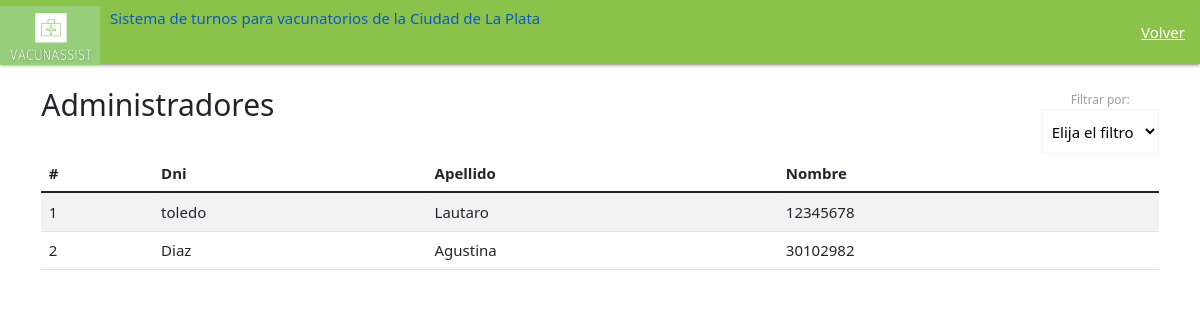
Screenshot of /lista-de-administradores/ with the database file from the repository.
### main/models.py (models this page shows, shortened)
class Administrador(models.Model):
    administrador_nombre= models.CharField(max_length=200)
    administrador_apellido= models.CharField(max_length=20)
    administrador_fechaNac= models.DateTimeField("fecha nacimiento")
    administrador_zona= models.CharField(max_length=200)
    administrador_dni= models.IntegerField()
    contraseña = models.CharField(max_length=200)
    administrador_email= models.EmailField(max_length=254)
    codigo= models.IntegerField()

### main/views.py (the view)
# urls.py: path('lista-de-administradores/', views.lista_administradores, name= 'lista_administradores' ),
def lista_administradores(request):
    administradorList= Administrador.objects.all()
    return render(request,"main/listado-administradores.html",{"administradores" : administradorList})

### main/templates/main/listado-administradores.html (shortened to what this page needs)
<!DOCTYPE html>
{% load static %}
<html lang="en" dir="ltr">
  <head>
        <link rel="stylesheet" href="https://cdnjs.cloudflare.com/ajax/libs/materialize/1.0.0/css/materialize.min.css">
        <link type='text/css' href="{% static 'css/estilo.css' %}" rel="stylesheet" />
        <link href="https://cdn.jsdelivr.net/npm/bootstrap@5.1.3/dist/css/bootstrap.min.css" rel="stylesheet">
    <link href="https://cdn.jsdelivr.net/npm/bootstrap@5.1.3/dist/css/bootstrap.min.css" rel="stylesheet">
    <nav>
        <div class="nav-wrapper  light-green">
          <a href="/" class="brand-logo">
            <img src="{% static 'imagenes/Logo_VacunAssist_recortado.png' %}" class="img-fluid" width="100" height="66">
          <div class="right"  style="margin: 9px 0px 0px 10px">
            <h6>Sistema de turnos para vacunatorios de la Ciudad de La Plata</h6>
            </div>
          </a>
          <ul id="nav-mobile" class="right hide-on-med">
            <li><a href="/inicio_admin/">Volver</a></li>
          </ul>
        </div>
      </nav>
      <body>
        <div class="center">
        <div class="container py-4">
          <div class="row">
            <div class="col-md-12">
                <div class="right">
                <div class="col-md-12">
                    <label>Filtrar por: </label>
                <select id= "vacunatorio" class="browser-default"   name="vacunatorio">
                    <option value="" disabled selected>Elija el filtro</option>
                  </select>
                </div>
            </div>
            <div class="left">
              <h2>Administradores</h2>
                </div>
            </div>
<div class="table-responsive">
    <table class="table table-striped">
      <thead>
        <tr>
        <th style="text-align: left">#</th>
        <th style="text-align: left">Dni</th>
        <th style="text-align: left" >Apellido</th>
        <th style="text-align: left">Nombre</th>
      </thead>
      <tbody>
        {% for c in administradores %}
        <tr>
          <td>{{forloop.counter}}</td>
          <td>{{c.administrador_apellido}} </td>
          <td> {{c.administrador_nombre}}</td>
          <td>{{c.administrador_dni}}</td>
        </tr>
        {% endfor%}
      </tbody>
    </table>
    </body>

### rows the page displays
Administrador: administrador_apellido "toledo", administrador_nombre "Lautaro", administrador_dni "12345678"
Administrador: administrador_apellido "Diaz", administrador_nombre "Agustina", administrador_dni "30102982"
